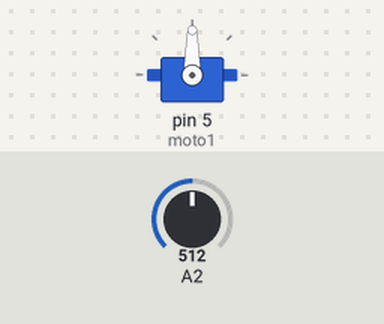
The sketch below on a simulated Arduino Uno, built with avr-gcc and run on an emulated ATmega328P. Parts: servo. Inputs (shaded band) come from the test bench; at power-on: A2 = 512.

Above: at 1.2 s.
1.3 s: A2 set to 716
At 1.6 s:
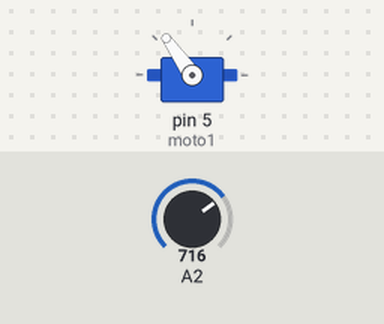
2.8 s: A2 set to 900
At 3.9 s:
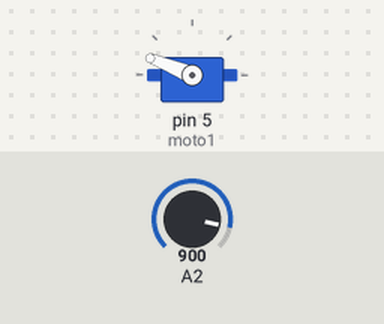
4.3 s: A2 set to 1023
At 5.0 s:
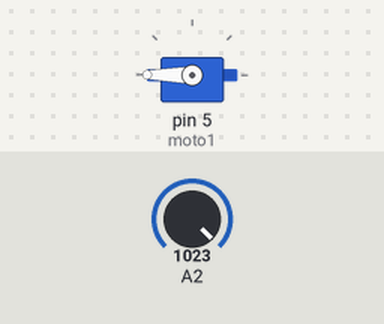
5.8 s: A2 set to 306
At 6.2 s:
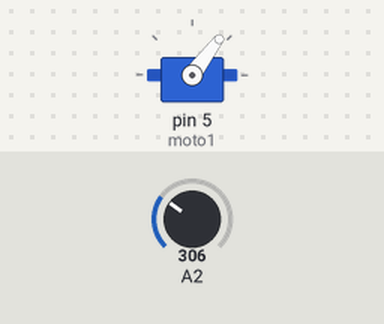
7.3 s: A2 set to 122
At 8.5 s:
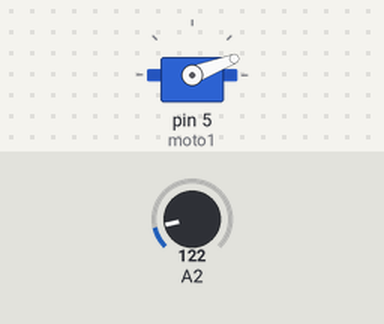
Timing chart, 0 to 9.8 s (numbered marks = the images above; inputs shaded):
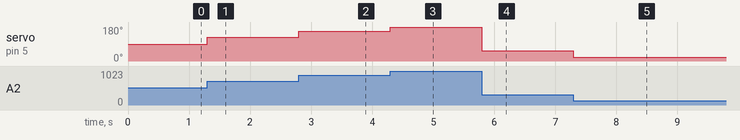

Measured:
- after the input at 1.3 s, servo on pin 5 (moto1): 90° → 125° at once
- after the input at 2.8 s, servo on pin 5 (moto1): 125° → 158° at once
- after the input at 4.3 s, servo on pin 5 (moto1): 158° → 180° at once
- after the input at 5.8 s, servo on pin 5 (moto1): 180° → 53° at once
- after the input at 7.3 s, servo on pin 5 (moto1): 53° → 21° at once

The sketch:

feedback.ino
```cpp
#include <Servo.h>
Servo moto1;  // create servo object to control a servo
int x,y;

void setup()
{
  moto1.attach(5);
  pinMode(A2, INPUT);
}

void loop()
{
  x = analogRead(A2);
  y=map (x,0,1023,0,180);
  moto1.write(y);
}
```
